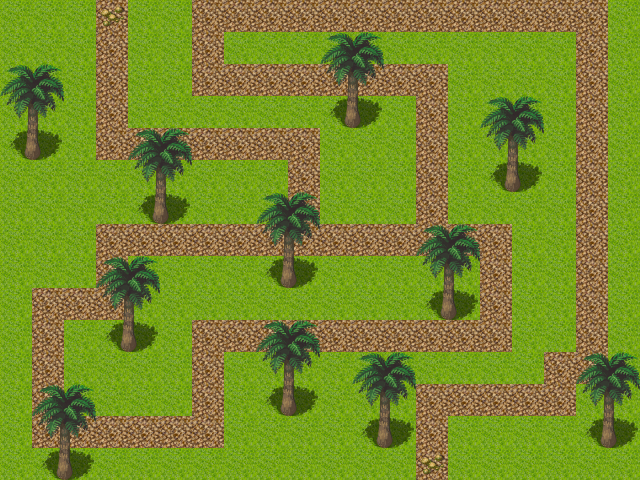

Rendered tile map (Tiled .tmx) drawn with the repository's tilesets; below, a short description and the map source with its tile grids summarised:
An orthogonal 20x15 tile map with 32x32 px tiles, 4 tile layers (Abaixo1, Abaixo2, Abaixo3, Acima1) and 37 objects.

<map version="1.0" orientation="orthogonal" width="20" height="15" tilewidth="32" tileheight="32">
 <tileset firstgid="1" name="bigtileset" tilewidth="32" tileheight="32">
  <image source="../images/tilesets/bigtileset.png" width="1024" height="2016" />
 </tileset>
 <layer name="Abaixo1" width="20" height="15">
  <data>[300 cells, 300 non-empty, 1 distinct tile ids]</data>
 </layer>
 <layer name="Abaixo2" width="20" height="15">
  <data>[300 cells, 98 non-empty, 1 distinct tile ids]</data>
 </layer>
 <layer name="Abaixo3" width="20" height="15">
  <data>[300 cells, 24 non-empty, 3 distinct tile ids]</data>
 </layer>
 <layer name="Acima1" width="20" height="15">
  <data>[300 cells, 44 non-empty, 4 distinct tile ids]</data>
 </layer>
 <objectgroup name="Colisao" width="20" height="15">
  <object x="-42" y="-10" width="32" height="531" />
  <object x="-10" y="490" width="691" height="32" />
  <object x="650" y="-42" width="32" height="531" />
  <object x="-42" y="-42" width="691" height="32" />
  <object x="350" y="97" width="3" height="3" />
  <object x="158" y="193" width="3" height="3" />
  <object x="30" y="129" width="3" height="3" />
  <object x="126" y="321" width="3" height="3" />
  <object x="62" y="449" width="3" height="3" />
  <object x="286" y="385" width="3" height="3" />
  <object x="382" y="417" width="3" height="3" />
  <object x="446" y="289" width="3" height="3" />
  <object x="286" y="257" width="3" height="3" />
  <object x="510" y="161" width="3" height="3" />
  <object x="606" y="417" width="3" height="3" />
 </objectgroup>
 <objectgroup name="Caminho" width="20" height="15">
  <object x="96" y="0" width="32" height="32">
   <properties>
    <property name="D" value="D" />
    <property name="L" value="D" />
    <property name="R" value="D" />
    <property name="U" value="D" />
   </properties>
  </object>
  <object x="96" y="128" width="32" height="32">
   <properties>
    <property name="D" value="R" />
    <property name="L" value="U" />
    <property name="R" value="R" />
    <property name="U" value="U" />
   </properties>
  </object>
  <object x="288" y="128" width="32" height="32">
   <properties>
    <property name="D" value="D" />
    <property name="L" value="L" />
    <property name="R" value="D" />
    <property name="U" value="L" />
   </properties>
  </object>
  <object x="288" y="224" width="32" height="32">
   <properties>
    <property name="D" value="LR" />
    <property name="L" value="U" />
    <property name="R" value="U" />
    <property name="U" value="U" />
   </properties>
  </object>
  <object x="96" y="224" width="32" height="32">
   <properties>
    <property name="D" value="D" />
    <property name="L" value="D" />
    <property name="R" value="R" />
    <property name="U" value="R" />
   </properties>
  </object>
  <object x="96" y="288" width="32" height="32">
   <properties>
    <property name="D" value="L" />
    <property name="L" value="L" />
    <property name="R" value="U" />
    <property name="U" value="U" />
   </properties>
  </object>
  <object x="32" y="416" width="32" height="32">
   <properties>
    <property name="D" value="R" />
    <property name="L" value="U" />
    <property name="R" value="R" />
    <property name="U" value="U" />
   </properties>
  </object>
  <object x="192" y="416" width="32" height="32">
   <properties>
    <property name="D" value="L" />
    <property name="L" value="L" />
    <property name="R" value="U" />
    <property name="U" value="U" />
   </properties>
  </object>
  <object x="192" y="320" width="32" height="32">
   <properties>
    <property name="D" value="D" />
    <property name="L" value="D" />
    <property name="R" value="R" />
    <property name="U" value="R" />
   </properties>
  </object>
  <object x="480" y="320" width="32" height="32">
   <properties>
    <property name="D" value="L" />
    <property name="L" value="L" />
    <property name="R" value="U" />
    <property name="U" value="U" />
   </properties>
  </object>
  <object x="480" y="224" width="32" height="32">
   <properties>
    <property name="D" value="D" />
    <property name="L" value="L" />
    <property name="R" value="D" />
    <property name="U" value="L" />
   </properties>
  </object>
  <object x="416" y="224" width="32" height="32">
   <properties>
    <property name="D" value="LR" />
    <property name="L" value="U" />
    <property name="R" value="U" />
    <property name="U" value="U" />
   </properties>
  </object>
  <object x="416" y="64" width="32" height="32">
   <properties>
    <property name="D" value="D" />
    <property name="L" value="L" />
    <property name="R" value="D" />
    <property name="U" value="L" />
   </properties>
  </object>
  <object x="192" y="64" width="32" height="32">
   <properties>
    <property name="D" value="R" />
    <property name="L" value="U" />
    <property name="R" value="R" />
    <property name="U" value="U" />
   </properties>
  </object>
  <object x="192" y="0" width="32" height="32">
   <properties>
    <property name="D" value="D" />
    <property name="L" value="D" />
    <property name="R" value="R" />
    <property name="U" value="R" />
   </properties>
  </object>
  <object x="576" y="0" width="32" height="32">
   <properties>
    <property name="D" value="D" />
    <property name="L" value="L" />
    <property name="R" value="D" />
    <property name="U" value="L" />
   </properties>
  </object>
  <object x="576" y="352" width="32" height="32">
   <properties>
    <property name="D" value="L" />
    <property name="L" value="L" />
    <property name="R" value="U" />
    <property name="U" value="U" />
   </properties>
  </object>
  <object x="544" y="352" width="32" height="32">
   <properties>
    <property name="D" value="D" />
    <property name="L" value="D" />
    <property name="R" value="R" />
    <property name="U" value="R" />
   </properties>
  </object>
  <object x="544" y="384" width="32" height="32">
   <properties>
    <property name="D" value="L" />
    <property name="L" value="L" />
    <property name="R" value="U" />
    <property name="U" value="U" />
   </properties>
  </object>
  <object x="416" y="384" width="32" height="32">
   <properties>
    <property name="D" value="D" />
    <property name="L" value="D" />
    <property name="R" value="R" />
    <property name="U" value="R" />
   </properties>
  </object>
  <object x="32" y="288" width="32" height="32">
   <properties>
    <property name="D" value="D" />
    <property name="L" value="D" />
    <property name="R" value="R" />
    <property name="U" value="R" />
   </properties>
  </object>
 </objectgroup>
 <objectgroup name="Fim" width="20" height="15">
  <object x="416" y="448" width="32" height="32" />
 </objectgroup>
</map>
